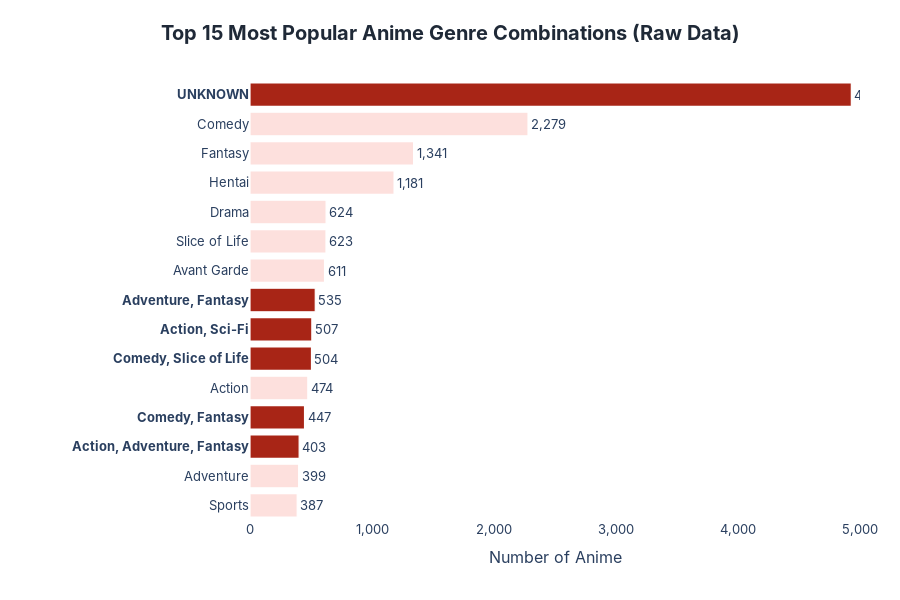

Notebook code for this chart:
### Markdown cell above
### 3.3.1.Misleading Insight:
- What are the most frequently appearing genre combinations or genre strings as they are originally listed in the dataset?

### Code cell
# 1. Data Processing
genre_counts = df_anime_dataset_2023['Genres'].value_counts().head(15).reset_index()
genre_counts.columns = ['Genres', 'Count']

# Sort by Count ascending so the largest bar appears at the top
genre_counts = genre_counts.sort_values('Count', ascending=True)

# --- BOLD TEXT LOGIC ---
# 1. It is a combination (contains ',')
# 2. OR the name is "UNKNOWN"
genre_counts['Display_Name'] = genre_counts['Genres'].apply(
    lambda x: f"<b>{x}</b>" if (',' in str(x) or str(x).strip().upper() == 'UNKNOWN') else x
)

# --- COLOR LOGIC ---
# Highlight in RED if:
# 1. It is a combination (contains ',')
# 2. OR the name is "UNKNOWN"
# Otherwise, use Light Pink
red_color = '#A82516'
pink_color = '#FDE0DD'

colors = [
    red_color if (',' in str(x) or str(x).strip().upper() == 'UNKNOWN') else pink_color
    for x in genre_counts['Genres']
]

# 2. Create Horizontal Bar Chart
fig = px.bar(
    genre_counts,
    x='Count',
    y='Display_Name',  # Use the bolded display names
    orientation='h',
    title='Top 15 Most Popular Anime Genre Combinations (Original Data)',
    labels={'Display_Name': 'Genre Combination', 'Count': 'Number of Anime'},
    text='Count',
    # Pass original name to custom_data for clean tooltips
    custom_data=['Genres']
)

# 3. Visual Refinements (Traces)
fig.update_traces(
    marker_color=colors,           # Apply the color logic
    marker_line_color='white',
    marker_line_width=1.2,
    textposition='outside',
    texttemplate='%{text:,}',
    # Use customdata[0] to show the original name in the tooltip
    hovertemplate='<b>Genres:</b> %{customdata[0]}<br><b>Count:</b> %{x:,}<extra></extra>'
)

# 4. Layout & Axis Refinements
fig.update_xaxes(
    showgrid=False,
    zeroline=False,
    tickformat=',',
    dtick=1000,
    tick0=0,
    range=[0, 5000] 
)

fig.update_yaxes(
    showgrid=False,
    zeroline=False,
    title=None # Hide Y-axis title for cleaner look
)

fig.update_layout(
    title={
        'text': '<b>Top 15 Most Popular Anime Genre Combinations (Raw Data)</b>', 
        'x': 0.5, 
        'xanchor': 'center',
        'font': dict(size=22, family='Inter', color='#1F2937')
    },
    bargap=0.2,
    height=600,
    font=dict(family='Inter', size=13),
    title_font=dict(size=20),
    plot_bgcolor='white',
    paper_bgcolor='white',
    margin=dict(t=80, l=250, r=40, b=80),
    hoverlabel=dict(bgcolor='white', bordercolor='#888', font_size=12)
)

fig.show()

### Figure 1 — Plotly figure (JSON) as saved in the notebook; plotly's stock layout.template omitted (floating-point values rounded to 4 significant figures)
{"data": [{"customdata": [["Sports"], ["Adventure"], ["Action, Adventure, Fantasy"], ["Comedy, Fantasy"], ["Action"], ["Comedy, Slice of Life"], ["Action, Sci-Fi"], ["Adventure, Fantasy"], ["Avant Garde"], ["Slice of Life"], ["Drama"], ["Hentai"], ["Fantasy"], ["Comedy"], ["UNKNOWN"]], "hovertemplate": "<b>Genres:</b> %{customdata[0]}<br><b>Count:</b> %{x:,}<extra></extra>", "legendgroup": "", "marker": {"color": ["#FDE0DD", "#FDE0DD", "#A82516", "#A82516", "#FDE0DD", "#A82516", "#A82516", "#A82516", "#FDE0DD", "#FDE0DD", "#FDE0DD", "#FDE0DD", "#FDE0DD", "#FDE0DD", "#A82516"], "line": {"color": "white", "width": 1.2}, "pattern": {"shape": ""}}, "name": "", "orientation": "h", "showlegend": false, "text": [387.0, 399.0, 403.0, 447.0, 474.0, 504.0, 507.0, 535.0, 611.0, 623.0, 624.0, 1181.0, 1341.0, 2279.0, 4929.0], "textposition": "outside", "texttemplate": "%{text:,}", "type": "bar", "x": [387, 399, 403, 447, 474, 504, 507, 535, 611, 623, 624, 1181, 1341, 2279, 4929], "xaxis": "x", "y": ["Sports", "Adventure", "<b>Action, Adventure, Fantasy</b>", "<b>Comedy, Fantasy</b>", "Action", "<b>Comedy, Slice of Life</b>", "<b>Action, Sci-Fi</b>", "<b>Adventure, Fantasy</b>", "Avant Garde", "Slice of Life", "Drama", "Hentai", "Fantasy", "Comedy", "<b>UNKNOWN</b>"], "yaxis": "y"}], "layout": {"bargap": 0.2, "barmode": "relative", "font": {"family": "Inter", "size": 13}, "height": 600, "hoverlabel": {"bgcolor": "white", "bordercolor": "#888", "font": {"size": 12}}, "legend": {"tracegroupgap": 0}, "margin": {"b": 80, "l": 250, "r": 40, "t": 80}, "paper_bgcolor": "white", "plot_bgcolor": "white", "title": {"font": {"color": "#1F2937", "family": "Inter", "size": 20}, "text": "<b>Top 15 Most Popular Anime Genre Combinations (Raw Data)</b>", "x": 0.5, "xanchor": "center"}, "xaxis": {"anchor": "y", "domain": [0, 1], "dtick": 1000, "range": [0, 5000], "showgrid": false, "tick0": 0, "tickformat": ",", "title": {"text": "Number of Anime"}, "zeroline": false}, "yaxis": {"anchor": "x", "domain": [0, 1], "showgrid": false, "title": {}, "zeroline": false}}}
